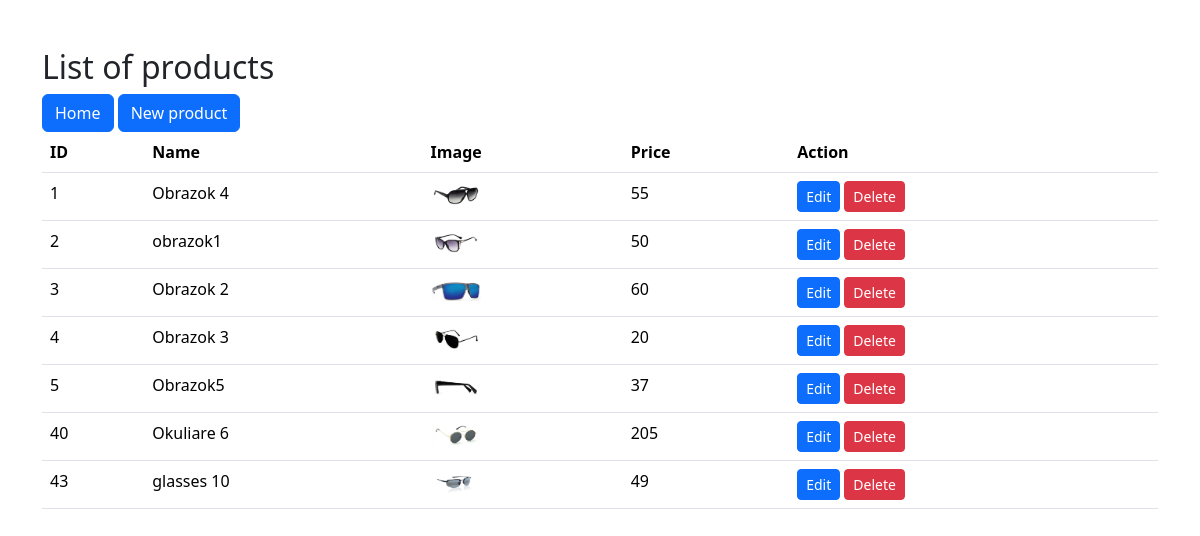
Screenshot of /glasses_admin.php with the database file from the repository.
### tables this page shows
CREATE TABLE `glasses` (
  `id` int(11) NOT NULL,
  `image` varchar(250) NOT NULL,
  `name` varchar(250) NOT NULL,
  `price` varchar(5) NOT NULL
);

### _inc/classes/connection.php (called while the page is built, shortened)
<?php
class Database {
    private $host = "localhost";
    private $db_name = "databaza";
    private $username = "root";
    private $password = "";
    public function connect() {
        $this->connection = null;
        try {
            $this->connection = new PDO("mysql:host=" . $this->host . ";dbname=" . $this->db_name, $this->username, $this->password);
            $this->connection->setAttribute(PDO::ATTR_ERRMODE, PDO::ERRMODE_EXCEPTION);
        } catch(PDOException $exception) {
            echo "Connection error: " . $exception->getMessage();
        }
        return $this->connection;
    }
}
?>

### _inc/classes/product.php (called while the page is built, shortened)
<?php
include("connection.php");
class Product extends Database {
    public function __construct() {
        $this->db = $this->connect();
    }
}
?>

### glasses_admin.php (the view, shortened to what this page needs)
<!DOCTYPE html>
<html lang="en">
<head>
    <link href="https://cdn.jsdelivr.net/npm/bootstrap@5.3.3/dist/css/bootstrap.min.css" rel="stylesheet">
</head>
<body>
    <div class="container my-5">
        <h2>List of products</h2>
        <a class="btn btn-primary" href="/stranka/glasses.php" role="button">Home</a>
        <a class="btn btn-primary" href="/stranka/partials/glasses_create.php" role="button">New product</a>
        <table class="table">
            <thead>
                <tr>
                    <th>ID</th>
                    <th>Name</th>
                    <th>Image</th>
                    <th>Price</th>
                    <th>Action</th>
                </tr>
            </thead>
            <tbody>
            <?php
            include('_inc/classes/product.php');
            $product = new Product();
            $result = $product->db->query("SELECT * FROM glasses");
            while($row = $result->fetch(PDO::FETCH_ASSOC)){
                echo "
                <tr>
                    <td>{$row['id']}</td>
                    <td>{$row['name']}</td>
                    <td><img src='{$row['image']}' alt='Image' width='50'></td>
                    <td>{$row['price']}</td>
                    <td>
                        <a class='btn btn-primary btn-sm' href='/stranka/partials/glasses_edit.php?id={$row['id']}' >Edit</a>
                        <a class='btn btn-danger btn-sm' href='/stranka/partials/glasses_delete.php?id={$row['id']}' >Delete</a>
                        </td>
                </tr>
                ";
            }
            ?>
            </tbody>
        </table>
    </div>
</body>
</html>

### rows the page displays
glasses: id "1", name "Obrazok 4", image (picture), price "55"
glasses: id "2", name "obrazok1", image (picture), price "50"
glasses: id "3", name "Obrazok 2", image (picture), price "60"
glasses: id "4", name "Obrazok 3", image (picture), price "20"
glasses: id "5", name "Obrazok5", image (picture), price "37"
glasses: id "40", name "Okuliare 6", image (picture), price "205"
glasses: id "43", name "glasses 10", image (picture), price "49"
